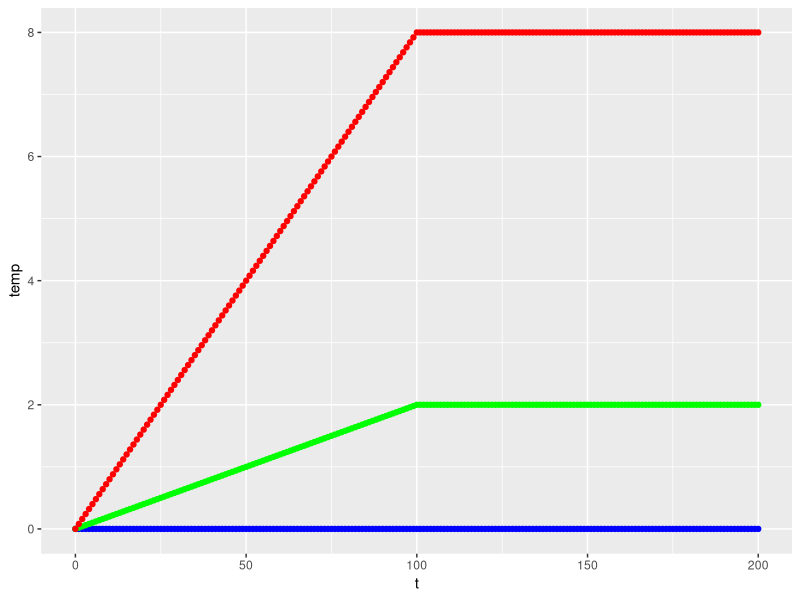
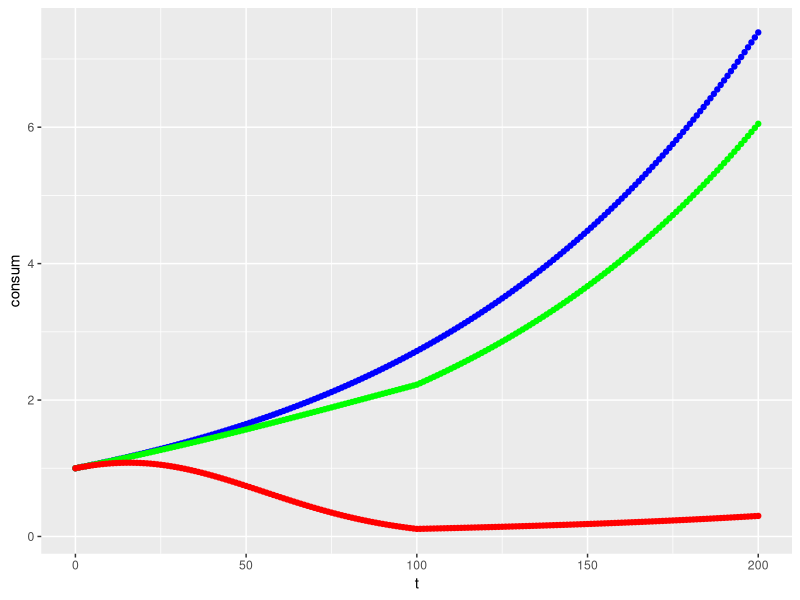
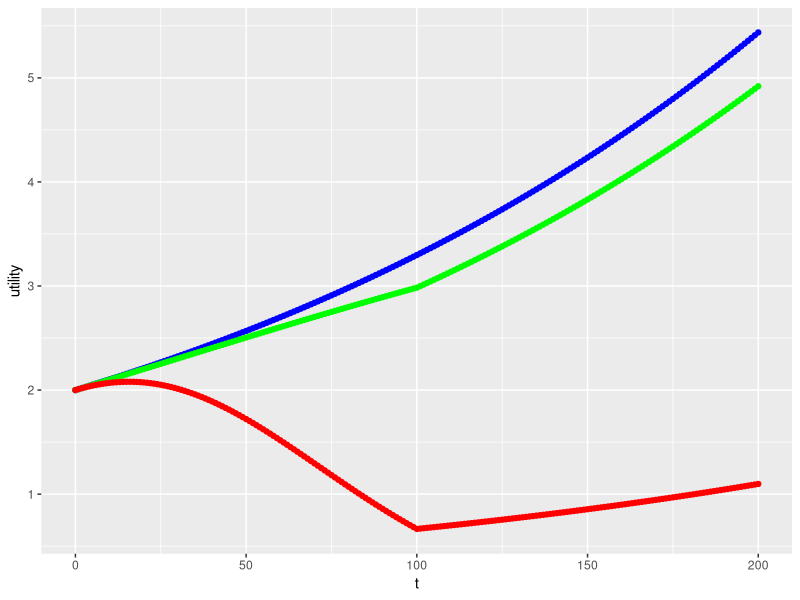
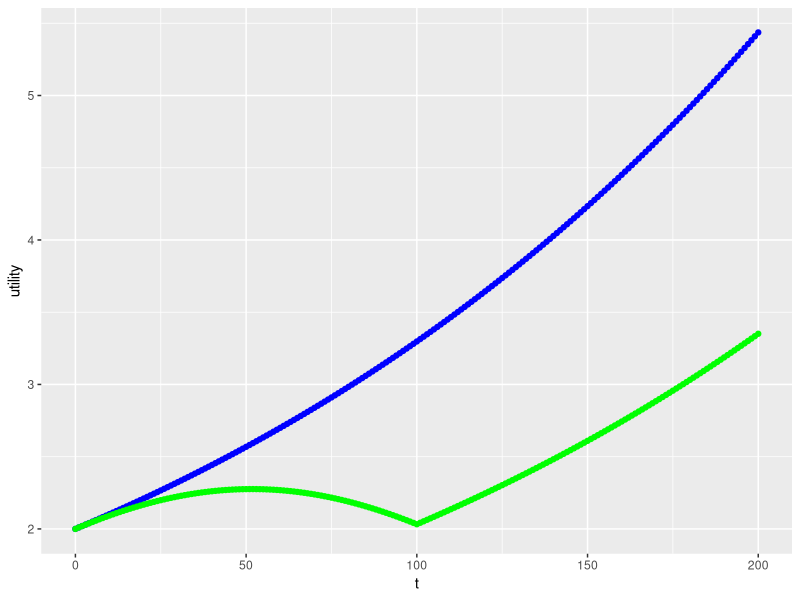

Source code (R) for these figures, in order:
## ---- chunk 1
knitr::opts_chunk$set(echo = TRUE)

library(tidyverse)

# Variables:
# temperature at time t
# t = time
# t_diff = T = temperature at time 100 (given)

 #overall value for T

# Givens & Vectors:

t_vector <- seq(0,200, by = 1)

## ---- chunk 2
# Function 1 - Temperature(t)

temp <- function(t, t_diff){
  out = pmin((t*t_diff)/100,t_diff)
  return(out)
}


# Function 2 - Retention (t)

retention <- function(t, t_diff, B){
  out = exp(-B * (temp(t, t_diff))^2)
  return(out)
}


# Function 3 - Consumption (t)
consumption <- function(t, t_diff, B, g){
  out = retention(t, t_diff, B) * exp(g*t)
  return(out)
}


# Function 4 - Utility (C)

utility <- function(C, n){
  out = (C^(1-n))/(1-n)
  return(out)
}


# Function 5 - Discount Rate (Ramsey Rule)

r <- function(d, n, g){
  out = (d + n*g)
  return(out)
}


## ---- chunk 3
# T = 0

# Temperature df

temp_df_T_0 <- data.frame(t = t_vector) %>% 
  mutate(temp = temp(t_vector,
                     t_diff = 0))
  

# Retention df

retent_df_T_0 <- data.frame(t = t_vector) %>% 
  mutate(retent = retention(t_vector,
                            t_diff = 0,
                            B = .05)) 
# Consumption df

consum_df_T_0 <- data.frame(t = t_vector) %>% 
  mutate(consum = consumption(t_vector,
                              t_diff = 0,
                              B = 0.05,
                              g = 0.01))

# Utility df

C_0 <- consum_df_T_0$consum

utility_df_T_0 <- data.frame(t = t_vector) %>% 
  mutate(consum = C_0) %>% 
  mutate(utility = utility(C = C_0,
                           n = .5))
  
## ---- chunk 4
# T = 2

# Temperature df

temp_df_T_2 <- data.frame(t = t_vector) %>% 
  mutate(temp = temp(t_vector,
                     t_diff = 2)) 

# Retention df

retent_df_T_2 <- data.frame(t = t_vector) %>% 
  mutate(retent = retention(t_vector,
                            t_diff = 2,
                            B = .05)) 
# Consumption df

consum_df_T_2 <- data.frame(t = t_vector) %>% 
  mutate(consum = consumption(t_vector,
                              t_diff = 2,
                              B = 0.05,
                              g = 0.01))

# Utility df

C_2 <- consum_df_T_2$consum

utility_df_T_2 <- data.frame(t = t_vector) %>% 
  mutate(consum = C_2) %>% 
  mutate(utility = utility(C = C_2,
                           n = .5))
  
## ---- chunk 5
# T = 8

# Temperature df

temp_df_T_8 <- data.frame(t = t_vector) %>% 
  mutate(temp = temp(t_vector,
                     t_diff = 8))

# Retention df

retent_df_T_8 <- data.frame(t = t_vector) %>% 
  mutate(retent = retention(t_vector,
                            t_diff = 8,
                            B = .05)) 
# Consumption df

consum_df_T_8 <- data.frame(t = t_vector) %>% 
  mutate(consum = consumption(t_vector,
                              t_diff = 8,
                              B = 0.05,
                              g = 0.01))

# Utility df

C_8 <- consum_df_T_8$consum

utility_df_T_8 <- data.frame(t = t_vector) %>% 
  mutate(consum = C_8) %>% 
  mutate(utility = utility(C = C_8,
                           n = .5))
  
## ---- chunk 6
# a
# plot temperature over time
# scenario 1: no climate change


# scenario 2: moderate climate change

# scenario 3: major climate change
## ---- chunk 7
ggplot () +
  geom_point(data = temp_df_T_0,
             aes( x = t,
                  y = temp),
                  color = "blue") +
  geom_point(data = temp_df_T_2,
             aes( x = t,
                  y = temp),
                  color = "green") +
  geom_point(data = temp_df_T_8,
             aes( x = t,
                  y = temp),
                  color = "red")

             
## ---- chunk 8
ggplot () +
  geom_point(data = consum_df_T_0,
             aes( x = t,
                  y = consum),
                  color = "blue") +
  geom_point(data = consum_df_T_2,
             aes( x = t,
                  y = consum),
                  color = "green") +
  geom_point(data = consum_df_T_8,
             aes( x = t,
                  y = consum),
                  color = "red")
## ---- chunk 9
ggplot () +
  geom_point(data = utility_df_T_0,
             aes( x = t,
                  y = utility),
                  color = "blue") +
  geom_point(data = utility_df_T_2,
             aes( x = t,
                  y = utility),
                  color = "green") +
  geom_point(data = utility_df_T_8,
             aes( x = t,
                  y = utility),
                  color = "red")
## ---- chunk 10
# T = 4.4
# Maintained givens from plot 1

# Temperature df

temp_df_T_4_4 <- data.frame(t = t_vector) %>% 
  mutate(temp = temp(t_vector,
                     t_diff = 4.4))

# Retention df

retent_df_T_4_4 <- data.frame(t = t_vector) %>% 
  mutate(retent = retention(t_vector,
                            t_diff = 4.4,
                            B = .05)) 
# Consumption df

consum_df_T_4_4 <- data.frame(t = t_vector) %>% 
  mutate(consum = consumption(t_vector,
                              t_diff = 4.4,
                              B = 0.05,
                              g = 0.01))

# Utility df

C_4_4 <- consum_df_T_4_4$consum

utility_df_T_4_4 <- data.frame(t = t_vector) %>% 
  mutate(consum = C_4_4) %>% 
  mutate(utility = utility(C = C_4_4,
                           n = .5))
  
## ---- chunk 11
# Present value discounted over 200 years w/ climate change

# discount rate
r_given <- r(.005, .5, .01)

# Value calculation
pv_df_4_4 <- data.frame(t = t_vector) %>% 
  mutate(pv_4_4 = (utility_df_T_4_4$utility)/(1 + r_given)^(t_vector))

pv_4_4 = sum(pv_df_4_4$pv_4_4)

# Present value discounted over 200 years w/o climate change

# Value calculation
pv_df_0 <- data.frame(t = t_vector) %>% 
  mutate(pv_0 = (utility_df_T_0$utility)/(1 + r_given)^(t_vector))

pv_0 = sum(pv_df_0$pv_0)
## ---- chunk 12

L_cc <- abs(pv_0-pv_4_4)/pv_0 * 100


## ---- chunk 13
ggplot () +
  geom_point(data = utility_df_T_0,
             aes( x = t,
                  y = utility),
                  color = "blue") +
  geom_point(data = utility_df_T_4_4,
             aes( x = t,
                  y = utility),
                  color = "green") 
## ---- chunk 14
# Present value discounted over 200 years w/ climate change
# T = 4.4 + .44 = 4.84

# Temperature df

temp_df_T_4_84 <- data.frame(t = t_vector) %>% 
  mutate(temp = temp(t_vector,
                     t_diff = 4.84))

# Retention df

retent_df_T_4_84 <- data.frame(t = t_vector) %>% 
  mutate(retent = retention(t_vector,
                            t_diff = 4.84,
                            B = .05)) 
# Consumption df

consum_df_T_4_84 <- data.frame(t = t_vector) %>% 
  mutate(consum = consumption(t_vector,
                              t_diff = 4.84,
                              B = 0.05,
                              g = 0.01))

# Utility df

C_4_84 <- consum_df_T_4_84$consum

utility_df_T_4_84 <- data.frame(t = t_vector) %>% 
  mutate(consum = C_4_84) %>% 
  mutate(utility = utility(C = C_4_84,
                           n = .5))

# Value calculation
pv_df_4_84 <- data.frame(t = t_vector) %>% 
  mutate(pv_4_84 = (utility_df_T_4_84$utility)/(1 + r_given)^(t_vector))

pv_4_84 = sum(pv_df_4_84$pv_4_84)

## ---- chunk 15
# T = 4.4 ************************************************************************************************
# B = .055

# Retention df

retent_df_B_055 <- data.frame(t = t_vector) %>% 
  mutate(retent = retention(t_vector,
                            t_diff = 4.4,
                            B = .055)) 
# Consumption df

consum_df_B_055 <- data.frame(t = t_vector) %>% 
  mutate(consum = consumption(t_vector,
                              t_diff = 4.4,
                              B = 0.055,
                              g = 0.01))

# Utility df

C_B_055 <- consum_df_B_055$consum

utility_df_B_055 <- data.frame(t = t_vector) %>% 
  mutate(consum = C_B_055) %>% 
  mutate(utility = utility(C = C_B_055,
                           n = .5))

# Value calculation
pv_df_B_055 <- data.frame(t = t_vector) %>% 
  mutate(pv_B_055 = (utility_df_B_055$utility)/(1 + r_given)^(t_vector))

pv_B_055 = sum(pv_df_B_055$pv_B_055)

# T = 0 *************************************************************************************************
# B = .055

# Retention df

retent_df_T_0_B <- data.frame(t = t_vector) %>% 
  mutate(retent = retention(t_vector,
                            t_diff = 0,
                            B = .055)) 
# Consumption df

consum_df_T_0_B <- data.frame(t = t_vector) %>% 
  mutate(consum = consumption(t_vector,
                              t_diff = 0,
                              B = 0.055,
                              g = 0.01))

# Utility df

C_0_B <- consum_df_T_0_B$consum

utility_df_T_0_B <- data.frame(t = t_vector) %>% 
  mutate(consum = C_0_B) %>% 
  mutate(utility = utility(C = C_0_B,
                           n = .5))

# Present value discounted over 200 years w/o climate change
# Value calculation
pv_df_0_B <- data.frame(t = t_vector) %>% 
  mutate(pv_0_B = (utility_df_T_0_B$utility)/(1 + r_given)^(t_vector))

pv_0_B = sum(pv_df_0_B$pv_0_B)
## ---- chunk 16
# T = 4.4 ***********************************************************************
# g = .01 + .001 = .011

# Consumption df

consum_df_g_01 <- data.frame(t = t_vector) %>% 
  mutate(consum = consumption(t_vector,
                              t_diff = 4.4,
                              B = 0.05,
                              g = 0.011))

# Utility df

C_g_01 <- consum_df_g_01$consum

utility_df_g_01 <- data.frame(t = t_vector) %>% 
  mutate(consum = C_g_01) %>% 
  mutate(utility = utility(C = C_g_01,
                           n = .5))

#T = 0****************************************************************************
# g = .01 + .001 = .011
# Temperature df

# Consumption df

consum_df_T_0_g <- data.frame(t = t_vector) %>% 
  mutate(consum = consumption(t_vector,
                              t_diff = 0,
                              B = 0.05,
                              g = 0.011))

# Utility df

C_0_g <- consum_df_T_0_g$consum

utility_df_T_0_g <- data.frame(t = t_vector) %>% 
  mutate(consum = C_0_g) %>% 
  mutate(utility = utility(C = C_0_g,
                           n = .5))


# discount rate
r_g <- r(.005, .5, .011) 

# Value calculation
pv_df_g_01 <- data.frame(t = t_vector) %>% 
  mutate(pv_g_01 = (utility_df_g_01$utility)/(1 + r_g)^(t_vector))

pv_g_01 = sum(pv_df_g_01$pv_g_01)

# Present value discounted over 200 years w/o climate change

# Value calculation
pv_df_0_g <- data.frame(t = t_vector) %>% 
  mutate(pv_0_g = (utility_df_T_0_g$utility)/(1 + r_g)^(t_vector))

pv_0_g = sum(pv_df_0_g$pv_0_g)
## ---- chunk 17
# T = 4.4************************************************************************
# n = 0.5 +.05 = 0.55


# Utility df
# C_4_4 is not affected by N so it is ok to leave as is

utility_df_n_55 <- data.frame(t = t_vector) %>% 
  mutate(consum = C_4_4) %>% 
  mutate(utility = utility(C = C_4_4,
                           n = .55))

# T = 0 ************************************************************************
# n = 0.5 +.05 = 0.55

# Utility df
# Leave consum = C_0 because it is unaffected by n

utility_df_T_0_n <- data.frame(t = t_vector) %>% 
  mutate(consum = C_0) %>% 
  mutate(utility = utility(C = C_0,
                           n = .55))

# discount rate
r_n <- r(.005, .55, .01) 

# Value calculation
pv_df_n_55 <- data.frame(t = t_vector) %>% 
  mutate(pv_n_55 = (utility_df_n_55$utility)/(1 + r_n)^(t_vector))

pv_n_55 = sum(pv_df_n_55$pv_n_55)

# Present value discounted over 200 years w/o climate change

# Value calculation
pv_df_0_n <- data.frame(t = t_vector) %>% 
  mutate(pv_0_n = (utility_df_T_0_n$utility)/(1 + r_n)^(t_vector))

pv_0_n = sum(pv_df_0_n$pv_0_n)
